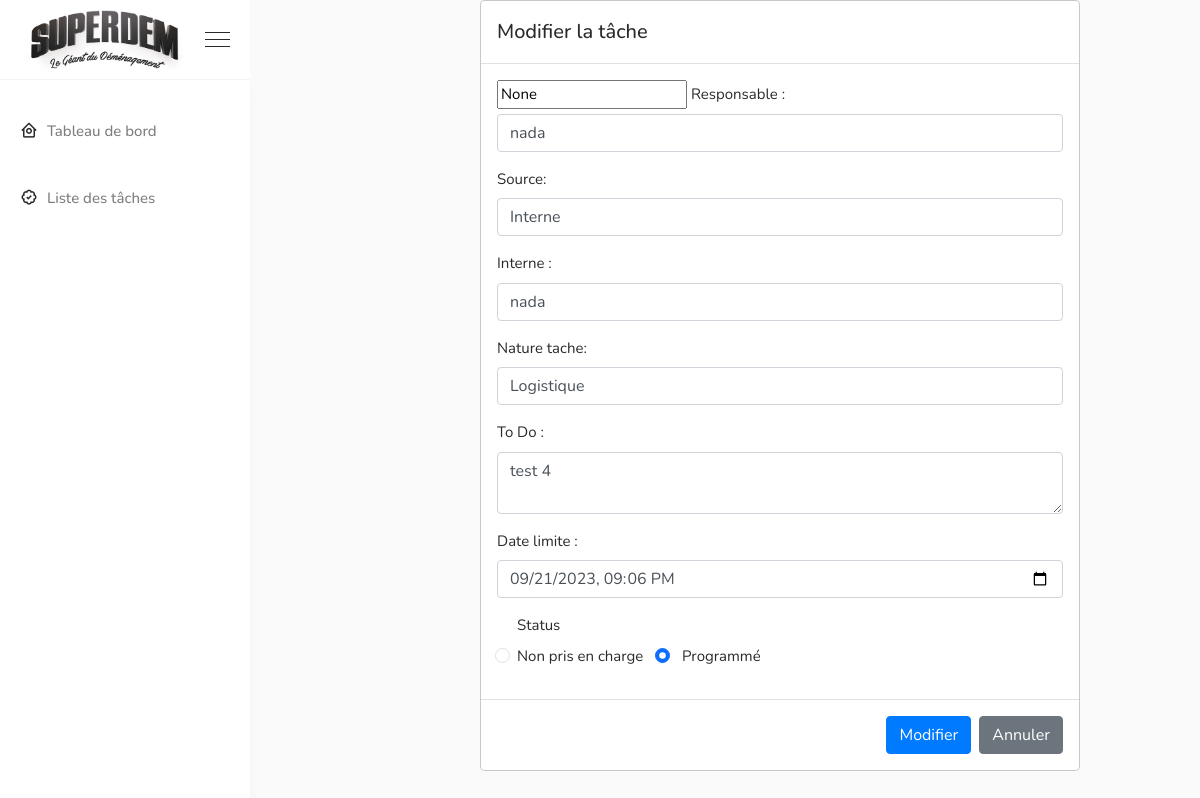
Page /planTaskk/edit/16/1/None (signed in) on the committed database.
### planTaskk/models.py (models this page shows, shortened)
class Todo(models.Model):
    datecreation = models.DateTimeField()
    createur = models.TextField()
    source = models.TextField()
    interne = models.TextField(blank=True)
    responsable = models.TextField()
    nature = models.TextField()
    tache = models.TextField()
    status = models.CharField(max_length=30)
    deadline = models.DateTimeField()
    commentaire = models.TextField(blank=True)

### planTaskk/views.py (the view)
# urls.py: path('edit/<int:task_id>/<int:current_page>/<str:filter_option>', views.edit, name='edit'),
@login_required(login_url='login')
def edit(request,task_id,current_page,filter_option):
    user_profile = UserProfile.objects.get(user=request.user)
    task = Todo.objects.get( id=task_id)
    context = {
        'task' : task,
        'employes' : employes,
        'sources' : sources,
        'natures' : natures,
        'current_page' : current_page,
        'user_profile': user_profile,
        'current_page' : current_page,
        'filter_option' : filter_option
    }
    return render(request, 'edit.html',context)

### planTaskk/Templates/edit.html (shortened to what this page needs)
<!doctype html>
{% load static %}
<html lang="zxx">
<head>
    <link rel="stylesheet" href="https://cdn.jsdelivr.net/npm/sweetalert2@11/dist/sweetalert2.min.css">
    <link href="https://cdn.jsdelivr.net/npm/bootstrap@5.3.1/dist/css/bootstrap.min.css" rel="stylesheet"
>
    <link rel="stylesheet" href="{% static 'css/vendors.min.css' %}" />
    <link rel="stylesheet" href="{% static 'css/style14.css' %}" />
    <link rel="stylesheet" href="{% static 'css/responsive.css' %}" />
</head>
<body>
    <div class="sidemenu-area">
        <div class="sidemenu-header">
            <div class="navbar-brand d-flex align-items-center">
                <img src="{% static 'image/logo-superdem.png'%}" alt="image">
           </div>
            <div class="burger-menu d-none d-lg-block">
                <span class="top-bar"></span>
                <span class="middle-bar"></span>
                <span class="bottom-bar"></span>
            </div>
        </div>
        <div class="sidemenu-body">
            <ul class="sidemenu-nav metisMenu h-100" id="sidemenu-nav" data-simplebar>
                <li class="nav-item">
                    <a href="{% url 'dashboard' %}" class="nav-link" aria-expanded="false">
                        <span class="icon"><i class='bx bx-home-circle'></i></span>
                        <span class="menu-title">Tableau de bord</span>
                    </a>
                </li>
                <li class="nav-item ">
                    <a href="{% url 'TaskList' %}" class="nav-link">
                        <span class="icon"><i class='bx bx-badge-check'></i></span>
                        <span class="menu-title">Liste des tâches</span>
                    </a>
                </li>
        </div>
    </div>
    <div class="main-content d-flex flex-column">
            <div  class="modal-content" style="width:600px;margin-left:200px">
                <div class="modal-header">
                    <h5 class="modal-title" id="exampleModalLabel">Modifier la tâche</h5>
                </div>
                <div class="modal-body">
                    <form name="f2" method="post" action="{% url 'update_task' task.id %}">
                        <div class="form-group">
                            <input type="text" value="{{filter_option}}" name="filter_option" readonly>
                            <label>Responsable :</label>
                            <select name="responsable"  class="form-control">
                            {% for r in employes %}
                                {% if r == task.responsable %}
                                <option value={{r}} selected>{{r}}</option>
                                {% else %}
                                <option value={{r}}>{{r}}</option>
                                {% endif %}
                            {% endfor %}
                            </select>
                        </div>
                        <div class="form-group">
                            <label>Source:</label>
                            <select name="source" id="source" class="form-control">
                              {% for s in sources %}
                              {% if s == task.source %}
                                <option value={{s}} selected>{{s}}</option>
                                {% else %}
                                <option value={{s}}>{{s}}</option>
                                {% endif %}
                              {% endfor %}
                            </select>
                        </div>
                        <div id="interneSelectContainer" {% if task.source == 'interne' %} style="display:block;"{% endif %}>
                            <div class="form-group">
                                <label>Interne :</label>
                                <select name="interne" class="form-control">
                                {% for i in employes %}
                                    {% if i == task.interne %}
                                    <option value={{i}} selected>{{i}}</option>
                                    {% else %}
                                    <option value={{i}}>{{i}}</option>
                                    {% endif %}
                                {% endfor %}
                                </select>
                            </div>
                        </div>
                        <div class="form-group">
                            <label>Nature tache:</label>
                            <select name="nature" class="form-control">
                            {% for n in natures %}
                                {% if n == task.nature %}
                                <option value={{n}} selected>{{n}}</option>
                                {% else %}
                                <option value={{n}}>{{n}}</option>
                                {% endif %}
                            {% endfor %}
                            </select>
                        </div>
                        <div class="form-group">
                            <label>To Do :</label>
                            <textarea class="form-control" name="tache" id="validationTextarea"
                                placeholder="Tache a faire" required>{{task.tache}}</textarea>
                        </div>
                        <div class="form-group ">
                            <label for="deadline">Date limite :</label>
                            <input type="datetime-local" id="deadline" name="deadline" value="{{ task.deadline|date:'Y-m-d\TH:i' }}" class="form-control">
                        </div>
                        <div class="form-group form-check">
                            <label>Status</label><br>
                            {% if task.status == 'Non pris en charge' %}
                            <input type="radio" name="status" value="Non pris en charge" class="form-check-input"
                                id="r1" checked>
                            <label class="form-check-label" for="r1">Non pris en charge</label>
                            <input type="radio" name="status" value="Programmé" class="form-check-input" id="r1" style="position: absolute; left: 180px;">
                            <label class="form-check-label" for="r1" style="position: absolute; left: 185px;">Programmé</label>
                            {% elif task.status == 'Programmé' %}
                            <input type="radio" name="status" value="Non pris en charge" class="form-check-input" id="r1" >
                            <label class="form-check-label" for="r1">Non pris en charge</label>
                        <input type="radio" name="status" value="Programmé" class="form-check-input" id="r1"style="position: absolute; left: 180px;" checked>
                        <label class="form-check-label" for="r1"style="position: absolute; left: 185px;" >Programmé</label>
                            {% endif %}
                        </div>
                </div>
                <div class="modal-footer">
                    <button type="submit" class="btn btn-primary">Modifier</button>
                   <a href="{% url 'TaskList' %}?page={{current_page}}&filter={{filter_option}}" ><button type="button" class="btn btn-secondary">Annuler</button></a>
                </div>
            </div>
</body>
</html>

### rows in the picture
Todo: responsable "nada", source "Interne", interne "nada", nature "Logistique", tache "test 4", deadline "09/21/2023 21:06"
